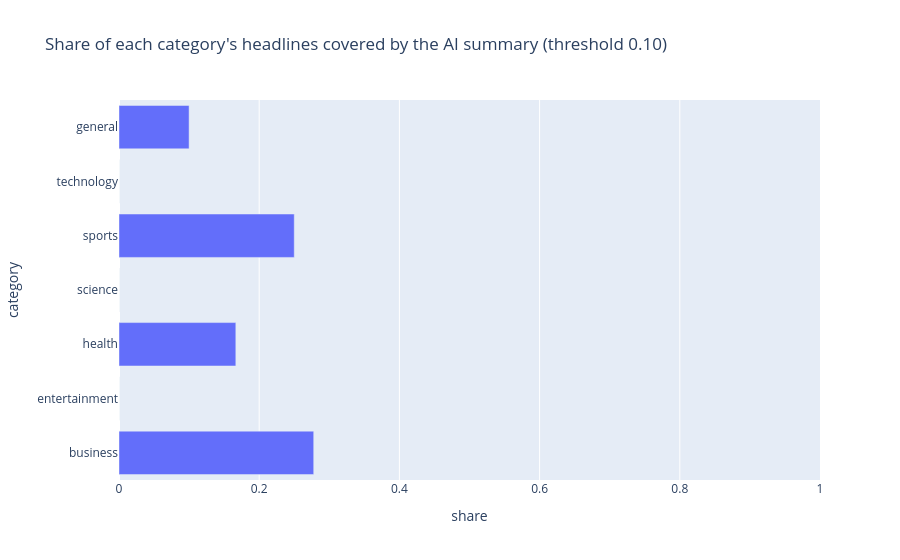

Notebook source saved alongside this figure:
### Code cell
px.bar(cov, x="share", y="category", orientation="h", range_x=[0, 1],
       title="Share of each category's headlines covered by the AI summary (threshold 0.10)").show()

### Figure 1 — Plotly figure (JSON) as saved in the notebook; plotly's stock layout.template omitted (floating-point values rounded to 4 significant figures)
{"data": [{"hovertemplate": "share=%{x}<br>category=%{y}<extra></extra>", "legendgroup": "", "marker": {"color": "#636efa", "pattern": {"shape": ""}}, "name": "", "orientation": "h", "showlegend": false, "textposition": "auto", "type": "bar", "x": [0.2778, 0.0, 0.1667, 0.0, 0.25, 0.0, 0.1], "xaxis": "x", "y": ["business", "entertainment", "health", "science", "sports", "technology", "general"], "yaxis": "y"}], "layout": {"barmode": "relative", "legend": {"tracegroupgap": 0}, "title": {"text": "Share of each category's headlines covered by the AI summary (threshold 0.10)"}, "xaxis": {"anchor": "y", "domain": [0.0, 1.0], "range": [0, 1], "title": {"text": "share"}}, "yaxis": {"anchor": "x", "domain": [0.0, 1.0], "title": {"text": "category"}}}}
